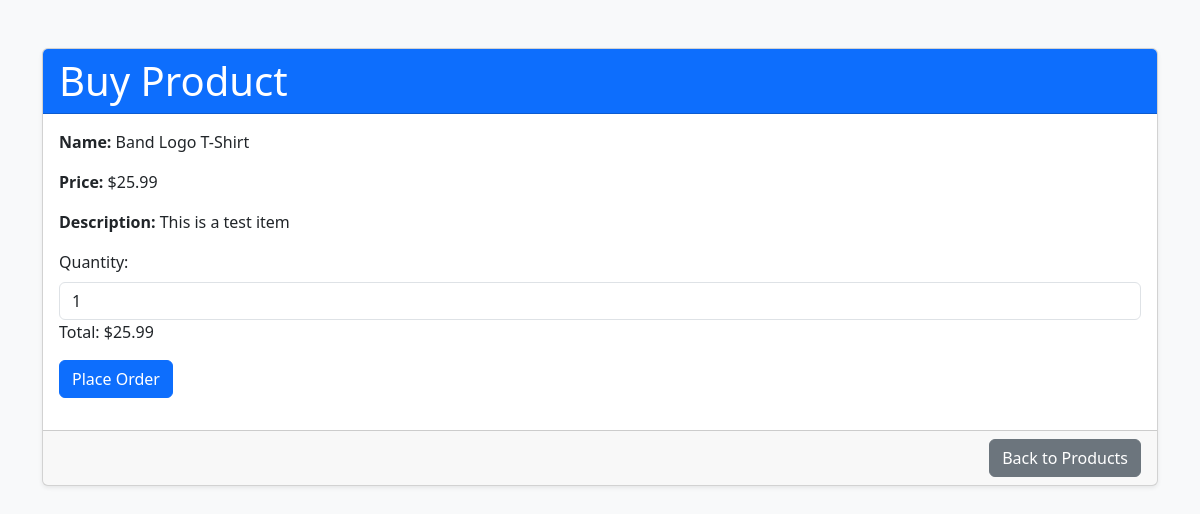
The app's page /main/merch/PL/buyProduct.php?id=1 with its own data.
### tables this page shows
CREATE TABLE products (
  id INT AUTO_INCREMENT PRIMARY KEY,
  name VARCHAR(255) NOT NULL,
  price DECIMAL(10, 2) NOT NULL,
  description TEXT,
  created_at TIMESTAMP DEFAULT CURRENT_TIMESTAMP,
  updated_at timestamp NOT NULL DEFAULT current_timestamp() ON UPDATE current_timestamp()
);

### main/merch/BLL/ProductController.php (called while the page is built, shortened)
<?php
require_once '../DAL/ProductModel.php';
class ProductController
{
    private $model;
    public function __construct()
    {
        $this->model = new ProductModel();
    }
    public function viewProduct($id)
    {
        return $this->model->getProductById($id);
    }
}

### main/merch/DAL/ProductModel.php (called while the page is built, shortened)
<?php
require_once '../../../includes/conn.php';
class ProductModel
{
    private $table_name = "products";
    private $conn;
    public function __construct()
    {
        global $conn;
        $this->conn = $conn;
    }
    public function getProductById($id)
    {
        $query = "SELECT * FROM " . $this->table_name . " WHERE id = :id";
        $stmt = $this->conn->prepare($query);
        $stmt->bindParam(':id', $id, PDO::PARAM_INT);
        $stmt->execute();
        return $stmt->fetch(PDO::FETCH_ASSOC);
    }
}

### main/merch/PL/buyProduct.php (the view, shortened to what this page needs)
<?php
require_once '../BLL/ProductController.php';
$error_message = '';
$success_message = '';
$controller = new ProductController();
if (isset($_GET['id'])) {
    $product_id = filter_var($_GET['id'], FILTER_SANITIZE_NUMBER_INT);
    $product = $controller->viewProduct($product_id);
}
?>
<!DOCTYPE html>
<html lang="en">
<head>
    <link href="https://cdnjs.cloudflare.com/ajax/libs/bootstrap/5.3.0/css/bootstrap.min.css" rel="stylesheet">
</head>
<body class="bg-light">
    <div class="container my-5">
        <div class="card shadow-sm">
            <div class="card-header bg-primary text-white">
                <h1 class="card-title mb-0">Buy Product</h1>
            </div>
            <div class="card-body">
                <?php if (!empty($error_message)): ?>
                    <p class="text-danger text-center"><?php echo $error_message; ?></p>
                <?php elseif (!empty($success_message)): ?>
                    <p class="text-success text-center"><?php echo $success_message; ?></p>
                <?php else: ?>
                    <p><strong>Name:</strong> <?php echo htmlspecialchars($product['name']); ?></p>
                    <p><strong>Price:</strong> $<?php echo htmlspecialchars($product['price']); ?></p>
                    <p><strong>Description:</strong> <?php echo htmlspecialchars($product['description']); ?></p>
                    <form method="POST" action = "buyProduct.php">
                        <div class="mb-3">
                                <label for="quantity" class="form-label">Quantity:</label>
                                <input type="number" id="quantity" name="quantity" class="form-control" min="1" value = "1" required>
                                <p>Total: $<span id="total" class="total"><?php echo number_format($product['price'], 2); ?></span></p>
                                <input type="submit" class="btn btn-primary" value="Place Order">
                        </div>
                    </form>
                <?php endif; ?>
            </div>
            <div class="card-footer text-end">
                <a href="productList.php" class="btn btn-secondary">Back to Products</a>
            </div>
        </div>
    </div>
</body>
</html>

### records on screen
products: name "Band Logo T-Shirt", price "25.99", description "This is a test item"
